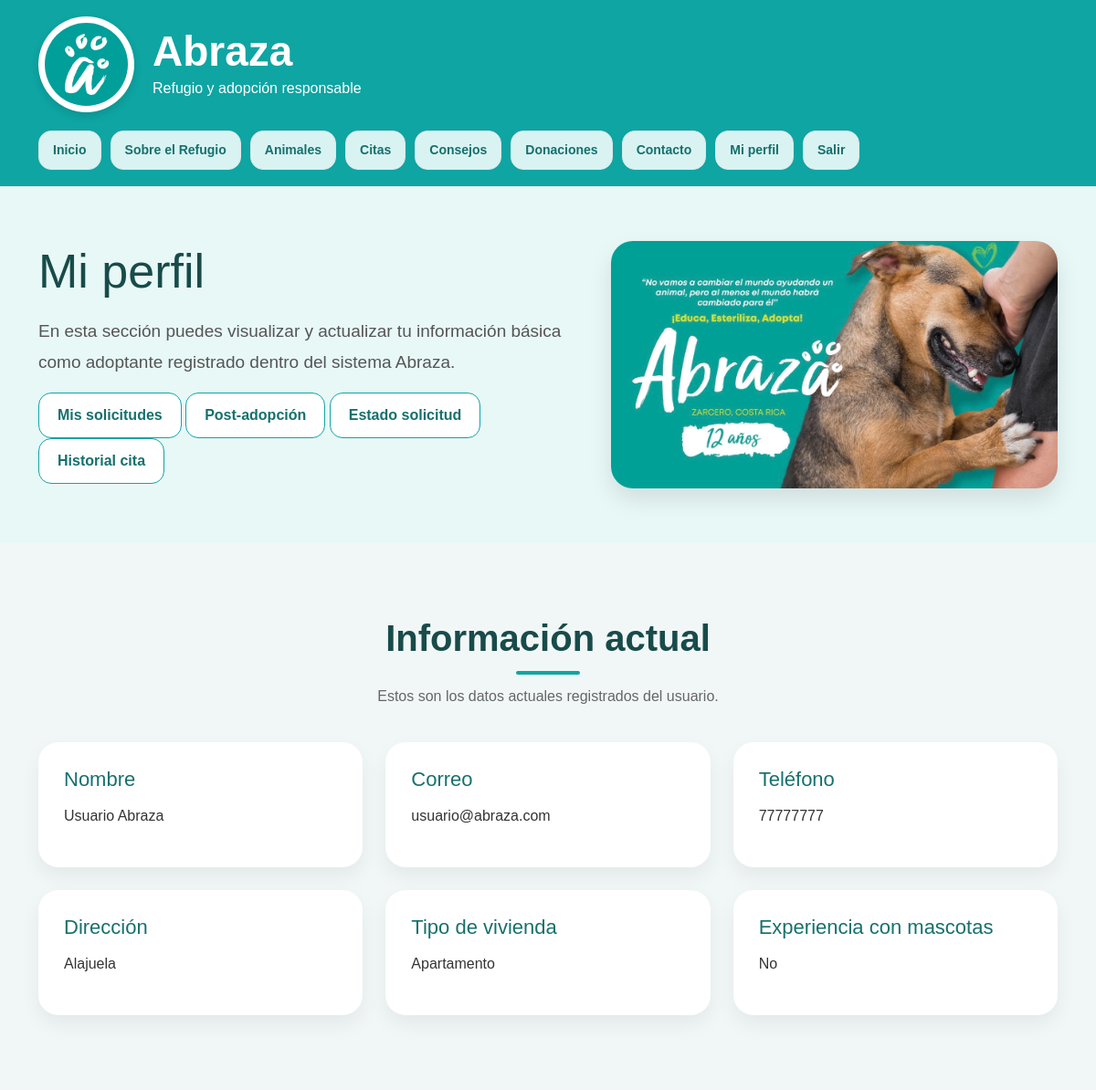
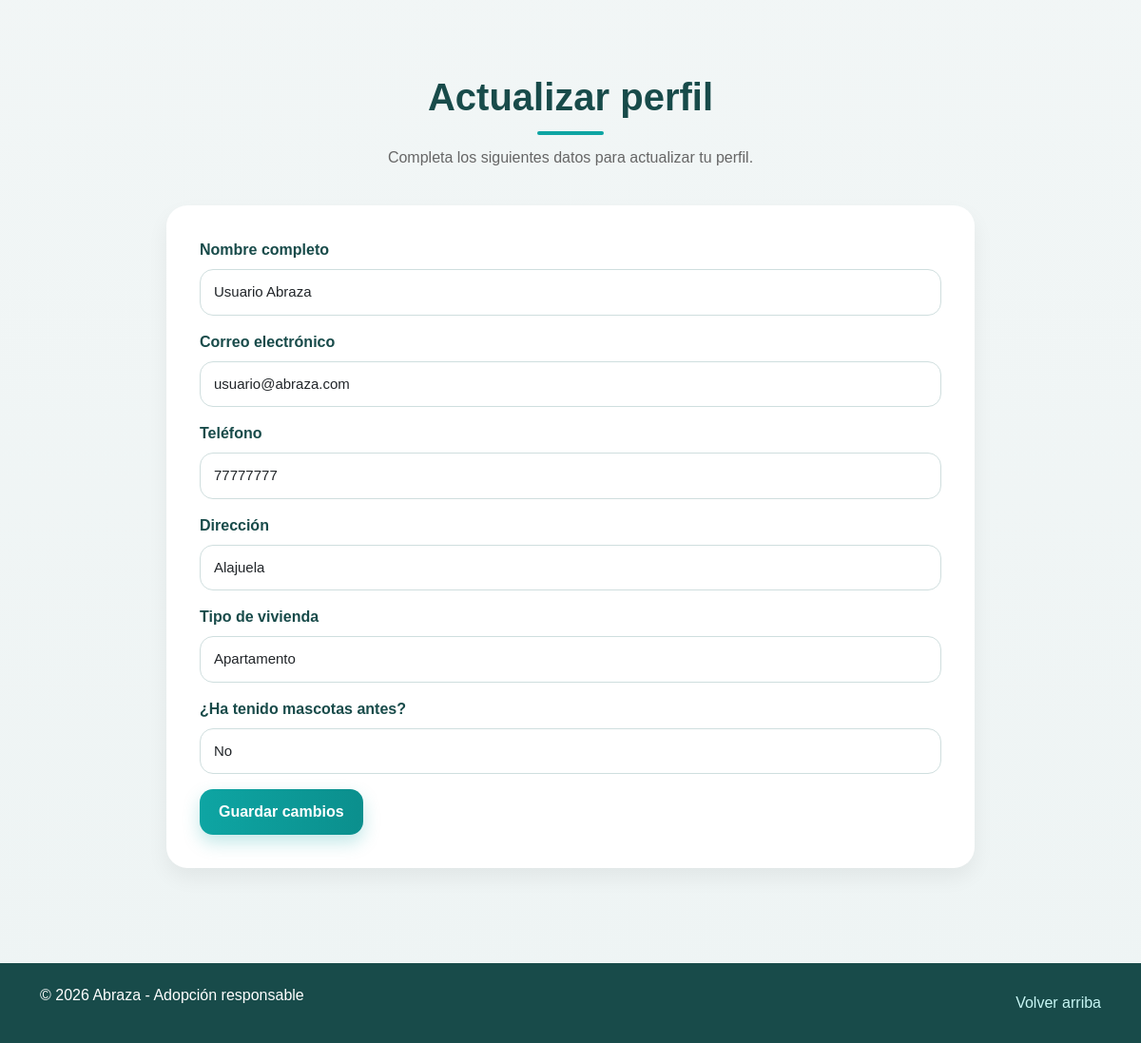
The page /public/index.php?accion=perfil (signed in) on the database its author committed (2 pictures, top to bottom).
### tables this page shows
CREATE TABLE usuarios (
    id INT AUTO_INCREMENT PRIMARY KEY,
    nombre VARCHAR(100) NOT NULL,
    correo VARCHAR(100) NOT NULL UNIQUE,
    usuario VARCHAR(50) NOT NULL UNIQUE,
    clave VARCHAR(100) NOT NULL,
    rol ENUM('admin','usuario') NOT NULL,
    estado ENUM('activo','inactivo') DEFAULT 'activo',
    telefono VARCHAR(20) DEFAULT NULL,
    direccion VARCHAR(255) DEFAULT NULL,
    vivienda VARCHAR(100) DEFAULT NULL,
    experiencia VARCHAR(255) DEFAULT NULL
);

### app/controllers/PerfilController.php (called while the page is built, shortened)
<?php
require_once __DIR__ . '/../../config/database.php';
require_once __DIR__ . '/../models/Usuario.php';
class PerfilController
{
    private $model;
    public function __construct()
    {
        $database = new Database();
        $db = $database->connect();
        $this->model = new Usuario($db);
    }
    public function showPerfil()
    {
        $id = $_SESSION['usuario_id'];
        $usuario = $this->model->obtenerPorId($id);
        require_once __DIR__ . '/../views/usuario/perfil.php';
    }
}

### app/models/Usuario.php (called while the page is built, shortened)
<?php
class Usuario
{
    private $conn;
    private $table = "usuarios";
    public function __construct($db)
    {
        $this->conn = $db;
    }
    public function obtenerPorId($id)
    {
        $sql = "SELECT * FROM {$this->table} WHERE id = ? LIMIT 1";
        $stmt = $this->conn->prepare($sql);
        $stmt->bind_param("i", $id);
        $stmt->execute();
        $result = $stmt->get_result();
        return $result->fetch_assoc();
    }
}

### app/views/usuario/perfil.php (the view, shortened to what this page needs)
<?php require_once __DIR__ . '/../layouts/header.php'; ?>
<?php require_once __DIR__ . '/../layouts/nav-publico.php'; ?>
<main>
    <section class="hero hero-interno">
        <div class="container hero-interno-contenido">
            <div class="hero-texto">
                <h2>Mi perfil</h2>
                <p>
                    En esta sección puedes visualizar y actualizar tu información básica
                    como adoptante registrado dentro del sistema Abraza.
                </p>
                <a href="index.php?accion=misSolicitudes" class="btn boton-secundario">Mis solicitudes</a>
                <a href="index.php?accion=postAdopcion" class="btn boton-secundario">Post-adopción</a>
                <a href="index.php?accion=estadoSolicitud" class="btn boton-secundario">Estado solicitud</a>
                <a href="index.php?accion=historialCitas" class="btn boton-secundario">Historial cita</a>
            </div>
            <div class="hero-image">
                <img src="img/portada-abraza.jpeg" alt="Perfil de usuario Abraza">
            </div>
        </div>
    </section>
    <section class="seccion fondo-suave">
        <div class="container">
            <h2 class="titulo-seccion">Información actual</h2>
            <p class="subtitulo-seccion">
                Estos son los datos actuales registrados del usuario.
            </p>
            <div class="grid-info">
                <div class="tarjeta-info">
                    <h3>Nombre</h3>
                    <p><?= htmlspecialchars($usuario['nombre'] ?? ''); ?></p>
                </div>
                <div class="tarjeta-info">
                    <h3>Correo</h3>
                    <p><?= htmlspecialchars($usuario['correo'] ?? ''); ?></p>
                </div>
                <div class="tarjeta-info">
                    <h3>Teléfono</h3>
                    <p><?= htmlspecialchars($usuario['telefono'] ?? ''); ?></p>
                </div>
            </div>
            <div class="grid-info" style="margin-top: 25px;">
                <div class="tarjeta-info">
                    <h3>Dirección</h3>
                    <p><?= htmlspecialchars($usuario['direccion'] ?? ''); ?></p>
                </div>
                <div class="tarjeta-info">
                    <h3>Tipo de vivienda</h3>
                    <p><?= htmlspecialchars($usuario['vivienda'] ?? ''); ?></p>
                </div>
                <div class="tarjeta-info">
                    <h3>Experiencia con mascotas</h3>
                    <p><?= htmlspecialchars($usuario['experiencia'] ?? ''); ?></p>
                </div>
            </div>
        </div>
    </section>
    <section class="seccion">
        <div class="container">
            <h2 class="titulo-seccion">Actualizar perfil</h2>
            <p class="subtitulo-seccion">
                Completa los siguientes datos para actualizar tu perfil.
            </p>
            <div class="formulario-proyecto">
                <form id="formPerfil" action="index.php?accion=actualizarPerfil" method="post">
                    <div class="mb-3">
                        <label for="nombrePerfil" class="form-label">Nombre completo</label>
                        <input
                            type="text"
                            class="form-control"
                            id="nombrePerfil"
                            name="nombre"
                            value="<?= htmlspecialchars($usuario['nombre'] ?? ''); ?>"
                            placeholder="Digite su nombre completo">
                    </div>
                    <div class="mb-3">
                        <label for="correoPerfil" class="form-label">Correo electrónico</label>
                        <input
                            type="email"
                            class="form-control"
                            id="correoPerfil"
                            name="correo"
                            value="<?= htmlspecialchars($usuario['correo'] ?? ''); ?>"
                            placeholder="Digite su correo">
                    </div>
                    <div class="mb-3">
                        <label for="telefonoPerfil" class="form-label">Teléfono</label>
                        <input
                            type="text"
                            class="form-control"
                            id="telefonoPerfil"
                            name="telefono"
                            value="<?= htmlspecialchars($usuario['telefono'] ?? ''); ?>"
                            placeholder="Digite su teléfono">
                    </div>
                    <div class="mb-3">
                        <label for="direccionPerfil" class="form-label">Dirección</label>
                        <input
                            type="text"
                            class="form-control"
                            id="direccionPerfil"
                            name="direccion"
                            value="<?= htmlspecialchars($usuario['direccion'] ?? ''); ?>"
                            placeholder="Digite su dirección">
                    </div>
                    <div class="mb-3">
                        <label for="viviendaPerfil" class="form-label">Tipo de vivienda</label>
                        <select class="form-control" id="viviendaPerfil" name="vivienda">
                            <option value="Apartamento" <?= (($usuario['vivienda'] ?? '') === 'Apartamento') ? 'selected' : ''; ?>>Apartamento</option>
                        </select>
                    </div>
                    <div class="mb-3">
                        <label for="experienciaPerfil" class="form-label">¿Ha tenido mascotas antes?</label>
                        <select class="form-control" id="experienciaPerfil" name="experiencia">
                            <option value="No" <?= (($usuario['experiencia'] ?? '') === 'No') ? 'selected' : ''; ?>>No</option>
                        </select>
                    </div>
                    <input type="submit" value="Guardar cambios" class="btn boton-principal">
                </form>
            </div>
        </div>
    </section>
</main>
<?php require_once __DIR__ . '/../layouts/footer.php'; ?>

### public/css/style_proyecto.css (style rules this page uses)
body { margin: 0; font-family: Arial, sans-serif; background: linear-gradient(to bottom, #f5f8f8, #eef4f4); color: #333; }
.hero { background-color: #e8f8f7; padding: 70px 0; }
.hero-texto h2 { font-size: 52px; margin-top: 0; margin-bottom: 18px; color: #184b4a; line-height: 1.15; }
.hero-texto p { font-size: 19px; line-height: 1.8; color: #555; max-width: 680px; }
.hero-image img { width: 100%; border-radius: 24px; display: block; box-shadow: 0 12px 26px rgba(0, 0, 0, 0.10); }
.seccion { padding: 80px 0; }
.fondo-suave { background-color: #f1f7f7; }
.titulo-seccion { text-align: center; font-size: 40px; margin-top: 0; margin-bottom: 12px; color: #184b4a; font-weight: bold; position: relative; }
.titulo-seccion::after { content: ""; width: 70px; height: 4px; background-color: #0ea5a3; display: block; margin: 12px auto 0 auto; border-radius: 10px; }
.subtitulo-seccion { text-align: center; color: #666; margin-bottom: 38px; font-size: 16px; }
.btn { display: inline-block; text-decoration: none; border: none; border-radius: 14px; padding: 12px 20px; font-weight: bold; cursor: pointer; transition: all 0.3s ease; }
.boton-principal { background: linear-gradient(to right, #0ea5a3, #0b8f8d); color: white; box-shadow: 0 8px 18px rgba(14, 165, 163, 0.25); }
.boton-secundario { background-color: white; color: #16706d; border: 1px solid #0ea5a3; }
.hero-interno { padding: 60px 0; }
.hero-interno-contenido { display: grid; grid-template-columns: 1.2fr 1fr; gap: 40px; align-items: center; }
.grid-info { display: grid; grid-template-columns: repeat(3, 1fr); gap: 25px; }
.tarjeta-info { background-color: white; border-radius: 22px; padding: 28px; box-shadow: 0 10px 22px rgba(0, 0, 0, 0.06); transition: 0.3s; }
.tarjeta-info h3 { margin-top: 0; color: #16706d; font-size: 22px; margin-bottom: 15px; }
.formulario-proyecto { width: 100%; max-width: 850px; margin: 0 auto; background-color: white; border-radius: 22px; padding: 35px; box-shadow: 0 10px 22px rgba(0, 0, 0, 0.06); }
.formulario-proyecto .form-control { border: 1px solid #cfdede; border-radius: 14px; padding: 12px 14px; font-size: 15px; }
.formulario-proyecto .form-label { color: #184b4a; font-weight: bold; margin-bottom: 8px; }

### rows shown on the page
usuarios: nombre "Usuario Abraza", correo "usuario@abraza.com", telefono "77777777", direccion "Alajuela", vivienda "Apartamento", experiencia "No"
